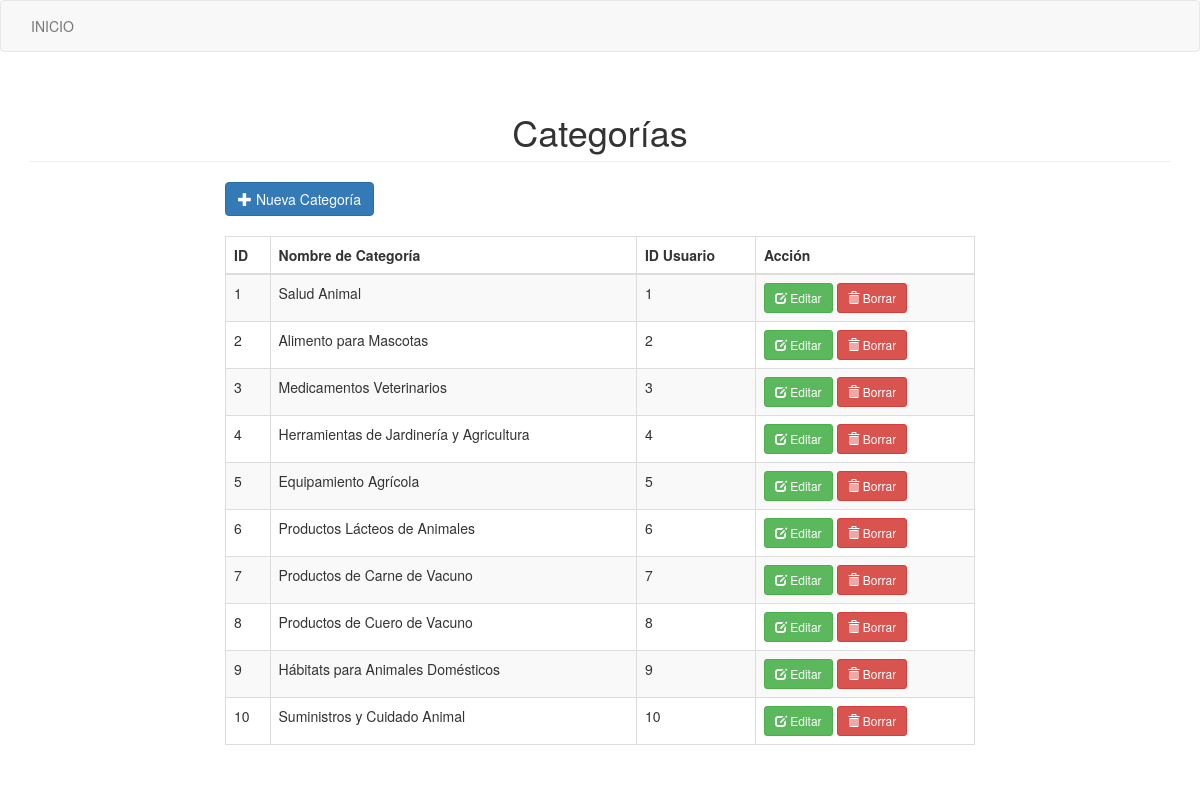
Screenshot of /admin/categorias.php with the database file from the repository.
### tables this page shows
CREATE TABLE categorias (
    Idcategoria INT(11)NOT NULL AUTO_INCREMENT,
    nombre_categoria VARCHAR(85),
    idusuarios INT(11),
      PRIMARY KEY (Idcategoria),
    CONSTRAINT fk_Usuarios_Categorias FOREIGN KEY (idusuarios) REFERENCES usuarios(id)
);

### admin/categorias.php (the view, shortened to what this page needs)
<!DOCTYPE html>
<html>
<head>
    <link rel="stylesheet" type="text/css" href="bootstrap/css/bootstrap.min.css">
</head>
<body>
<nav class="navbar navbar-default">
  <div class="collapse navbar-collapse" id="bs-example-navbar-collapse-1">
      <ul class="nav navbar-nav">
        <li><a href="http://localhost/pg%20admin%20y%20usu/indexxx.php">INICIO <span class="sr-only">(current)</span></a></li>
      </ul>
  </div>
</nav>
<div class="container">
    <h1 class="page-header text-center">Categorías</h1>
    <div class="row">
        <div class="col-sm-8 col-sm-offset-2">
            <a href="agrecategorias.php" class="btn btn-primary" data-toggle="modal"><span class="glyphicon glyphicon-plus"></span> Nueva Categoría</a>
            <table class="table table-bordered table-striped" style="margin-top:20px;">
                <thead>
                    <th>ID</th>
                    <th>Nombre de Categoría</th>
                    <th>ID Usuario</th>
                    <th>Acción</th>
                </thead>
                <tbody>
                    <?php
                        $database = new Connection();
                        $db = $database->open();
                        try{
                            $sql = 'SELECT * FROM categorias';
                            foreach ($db->query($sql) as $row) {
                                ?>
                                <tr>
                                    <td><?php echo $row['Idcategoria']; ?></td>
                                    <td><?php echo $row['nombre_categoria']; ?></td>
                                    <td><?php echo isset($row['idusuarios']) ? $row['idusuarios'] : 'N/A'; ?></td>
                                    <td>
                                        <a href="edicategoria.php?Idcategoria=<?php echo $row['Idcategoria'] ?>&idusuarios=<?php echo isset($row['idusuarios']) ? $row['idusuarios'] : ''; ?>" class="btn btn-success btn-sm"><span class="glyphicon glyphicon-edit"></span> Editar</a>
                                        <a href="borrarcate.php?Idcategoria=<?php echo $row['Idcategoria'] ?>" class="btn btn-danger btn-sm"><span class="glyphicon glyphicon-trash"></span> Borrar</a>
                                    </td>
                                </tr>
                                <?php
                            }
                        }
                        catch(PDOException $e){
                            echo "Hubo un problema en la conexión: " . $e->getMessage();
                        }
                    ?>
                </tbody>
            </table>
        </div>
    </div>
</div>
</body>
</html>

### rows the page displays
categorias: Idcategoria "1", nombre_categoria "Salud Animal", idusuarios "1"
categorias: Idcategoria "2", nombre_categoria "Alimento para Mascotas", idusuarios "2"
categorias: Idcategoria "3", nombre_categoria "Medicamentos Veterinarios", idusuarios "3"
categorias: Idcategoria "4", nombre_categoria "Herramientas de Jardinería y Agricultura", idusuarios "4"
categorias: Idcategoria "5", nombre_categoria "Equipamiento Agrícola", idusuarios "5"
categorias: Idcategoria "6", nombre_categoria "Productos Lácteos de Animales", idusuarios "6"
categorias: Idcategoria "7", nombre_categoria "Productos de Carne de Vacuno", idusuarios "7"
categorias: Idcategoria "8", nombre_categoria "Productos de Cuero de Vacuno", idusuarios "8"
categorias: Idcategoria "9", nombre_categoria "Hábitats para Animales Domésticos", idusuarios "9"
categorias: Idcategoria "10", nombre_categoria "Suministros y Cuidado Animal", idusuarios "10"
